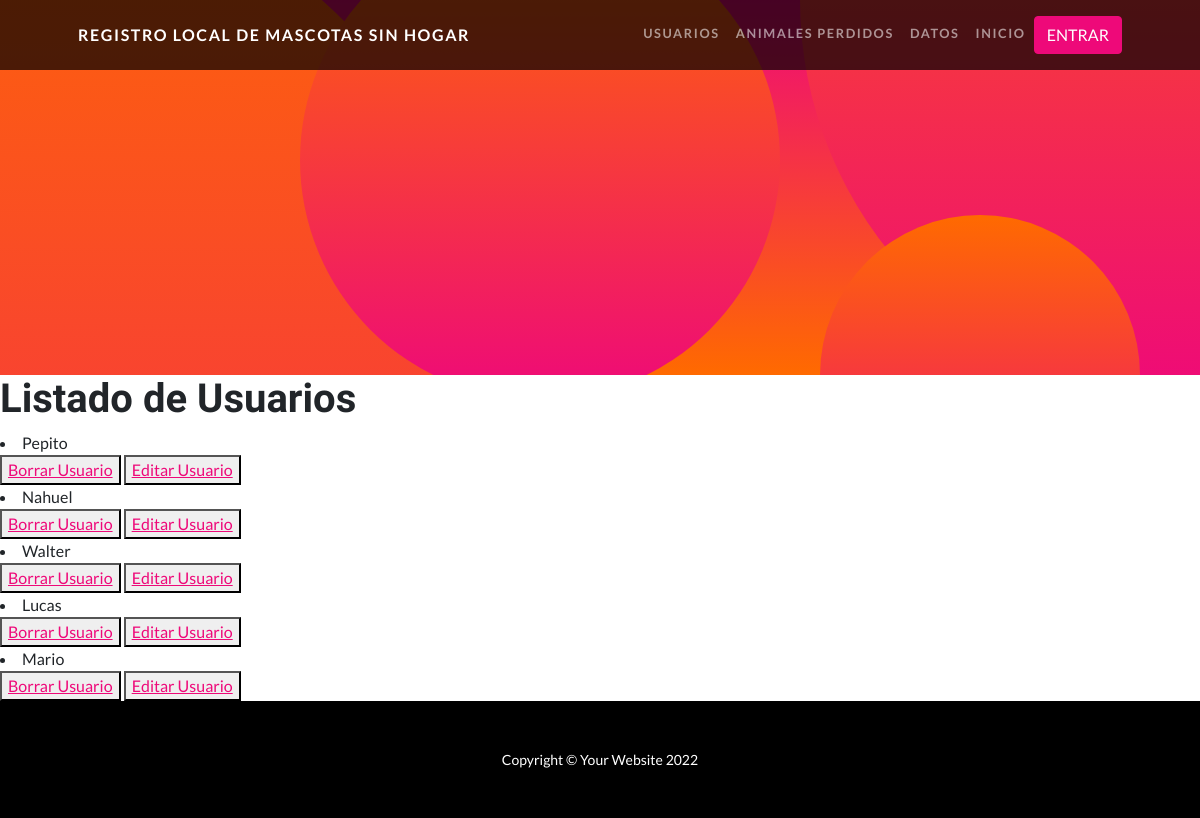
Page /AppFinal/leerUsuarios on the earlier database version.
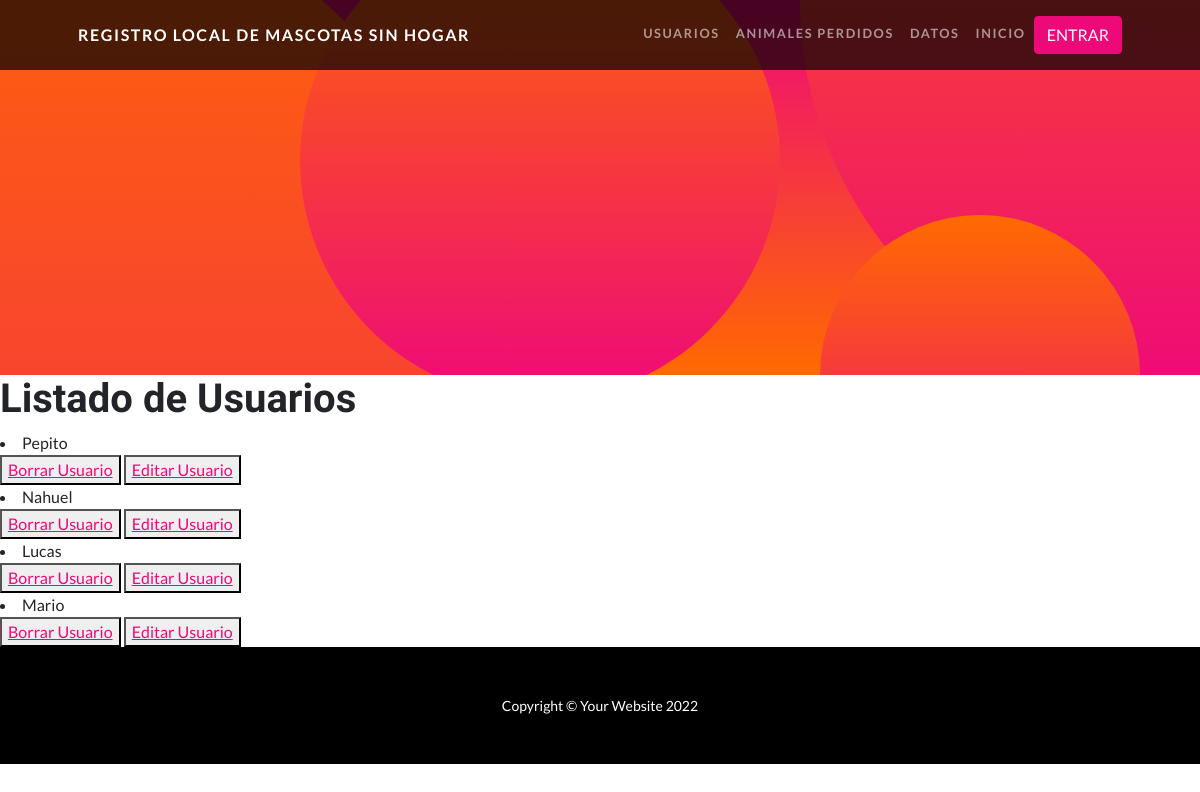
Same page on the later database version.
### AppFinal/models.py (models this page shows)
class Usuario(models.Model):
    nombre= models.CharField(max_length=30)
    apellido= models.CharField(max_length=30)
    email= models.EmailField(max_length=40)
    celular= models.IntegerField()
    def __str__(self):
        return self.nombre+ " " + self.apellido + " " + self.email + " " + str(self.celular)

### AppFinal/views.py (the view)
# urls.py: path('leerUsuarios', views.leerUsuarios, name='LeerUsuarios'),
def leerUsuarios(request):
    usuarios = Usuario.objects.all() #trae todos los usuarios
    contexto = {"usuarios":usuarios}
    print(contexto)
    return render(request, "AppFinal/leerUsuarios.html", contexto)

### AppFinal/templates/AppFinal/leerUsuarios.html
{% extends "AppFinal/padre.html" %}
{% load static %}
{% block contenidoQueCambia %}
<h1>Listado de Usuarios</h1>
{% for usuario in usuarios %}
 <li> {{ usuario.nombre }} </li>
<button>
    <a href="{% url 'eliminarUsuario' usuario.nombre %}">Borrar Usuario</a>
</button>
<button>
    <a href="{% url 'editarUsuario' usuario.nombre %}">Editar Usuario</a>
</button>
{% endfor %}
{% endblock %}

Differences in the rows shown:
removed Usuario: nombre "Walter"
